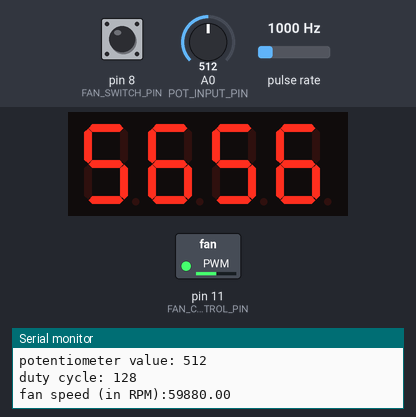
Simulated run of this sketch. Board: Arduino Uno, built with avr-gcc and run on an emulated ATmega328P. On the bench: 4-digit seven-segment display, switched loads named in the sketch (green lamp = pin HIGH), the last lines printed to the serial monitor. Wiring (inferred from the names in the program): pulse sensor: data pin 10. The test bench sets the inputs (shaded band); at power-on: A0 (POT_INPUT_PIN) = 512, pulse rate 1000 Hz, pin 8 (FAN_SWITCH_PIN) HIGH. Pins used as bus, display or sensor lines are not drawn.

Above: at 1.8 s.
1.9 s: A0 (POT_INPUT_PIN) set to 0
At 3.4 s:
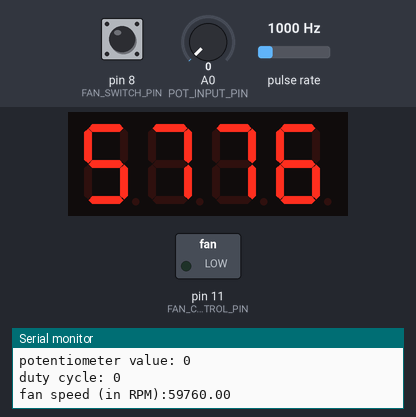
4.9 s: pulse rate (sensor on pin 10) set to 2500 Hz
At 5.7 s:
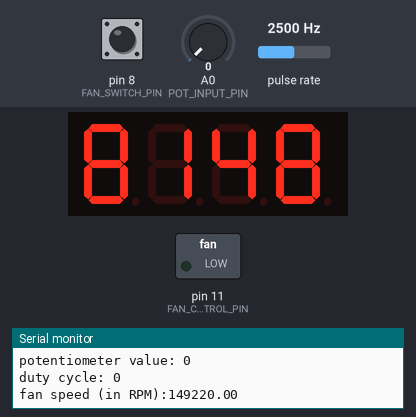
7.9 s: A0 (POT_INPUT_PIN) set to 122
At 8.2 s:
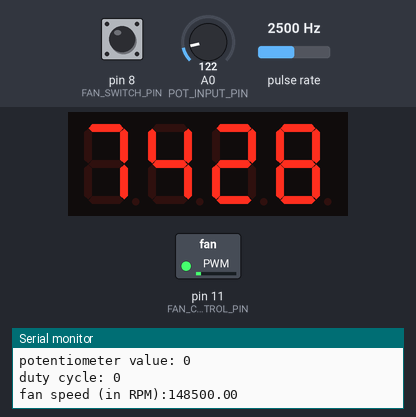
10.4 s: pin 8 (FAN_SWITCH_PIN) pulled LOW for 3.2 s
At 12.4 s:
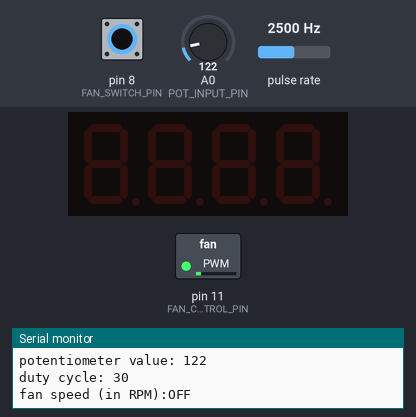
Timing chart, 0 to 13.9 s (numbered marks = the images above; inputs shaded):
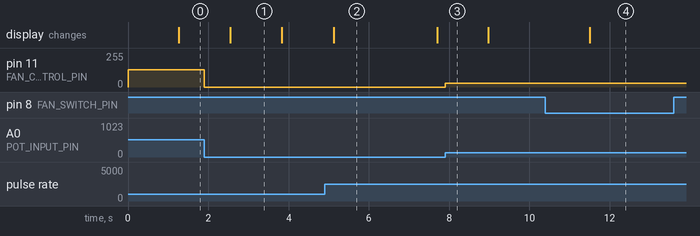

The sketch:

main.ino
```cpp
#include <TM1637Display.h>

int POT_INPUT_PIN = 0;

int FAN_SWITCH_PIN = 8;
int FAN_SENSE_PIN = 10; // green wire
int FAN_CONTROL_PIN = 11; // blue wire
int FAN_POWER_PIN = 12;

int REPORT_FREQUENCY = 10000;

int DISPLAY_CLK_PIN = 4;
int DISPLAY_IO_PIN = 7;
TM1637Display *display;

void setup()
{
  Serial.begin(9600);

  display = new TM1637Display(DISPLAY_CLK_PIN, DISPLAY_IO_PIN);

  pinMode(FAN_POWER_PIN, OUTPUT);
  pinMode(FAN_SWITCH_PIN, INPUT_PULLUP);
  pinMode(FAN_SENSE_PIN, INPUT);
  digitalWrite(FAN_SENSE_PIN, HIGH);
}

void setFanPower(boolean power_on)
{
  // turn power to the fan on or off via a MOSFET
  if (power_on) {
    digitalWrite(FAN_POWER_PIN, HIGH);
  } else {
    digitalWrite(FAN_POWER_PIN, LOW);
  }
}

double getFanSpeed()
{
  // the fan signals its speed by pulsing the sense pin high twice per revolution
  unsigned long pulse_duration = pulseIn(FAN_SENSE_PIN, LOW);
  // convert the pulse diration (in microseconds) into Hz
  double frequency = 1000000 / pulse_duration / 2;
  // convert the frequency into RPM
  double speed = frequency * 60;
  return speed;
}

void setFanSpeed(byte duty_cycle)
{
  // set the fan speed based on the PWM duty cycle
  analogWrite(FAN_CONTROL_PIN, duty_cycle);
}

void loop()
{
  int switch_state;
  int potentiometer_value;
  int duty_cycle;

  display->setBrightness(0x0f);

  for (int i = 0; i < REPORT_FREQUENCY; ++i) {
    // read the toggle switch state and enable or disable the fan accordingly
    switch_state = digitalRead(FAN_SWITCH_PIN);
    setFanPower(switch_state == HIGH);

    // read the potentiometer input value in the range [0, 1023] and convert
    // it into an appropriate PWM duty cycle in the range [0, 255]
    potentiometer_value = analogRead(POT_INPUT_PIN);
    duty_cycle = potentiometer_value / 4;
    setFanSpeed(duty_cycle);
  }

  Serial.print("switch state: ");
  Serial.println(switch_state);
  Serial.print("potentiometer value: ");
  Serial.println(potentiometer_value);
  Serial.print("duty cycle: ");
  Serial.println(duty_cycle);
  Serial.print("fan speed (in RPM):");
  if (switch_state == HIGH) {
    double speed = getFanSpeed();
    Serial.println(speed);
    display->showNumberDec((int) speed);
  } else {
    Serial.println("OFF");
    display->clear();
  }
}
```

Measured:
- after the input at 1.9 s, pin 11 (FAN_CONTROL_PIN): 128/255 → 0/255 at once; the display: changes after 0.65 s (image 1)
- after the input at 4.9 s, the display: changes after 0.22 s (image 2)
- after the input at 7.9 s, pin 11 (FAN_CONTROL_PIN): 0/255 → 30/255 at once
- after the input at 10.4 s, the display: changes after 1.1 s (image 4)
- what the display in image 1 shows lasts 1.3 s, from 2.5 s to 3.8 s
- what the display in image 2 shows lasts 2.6 s, from 5.1 s to 7.7 s
